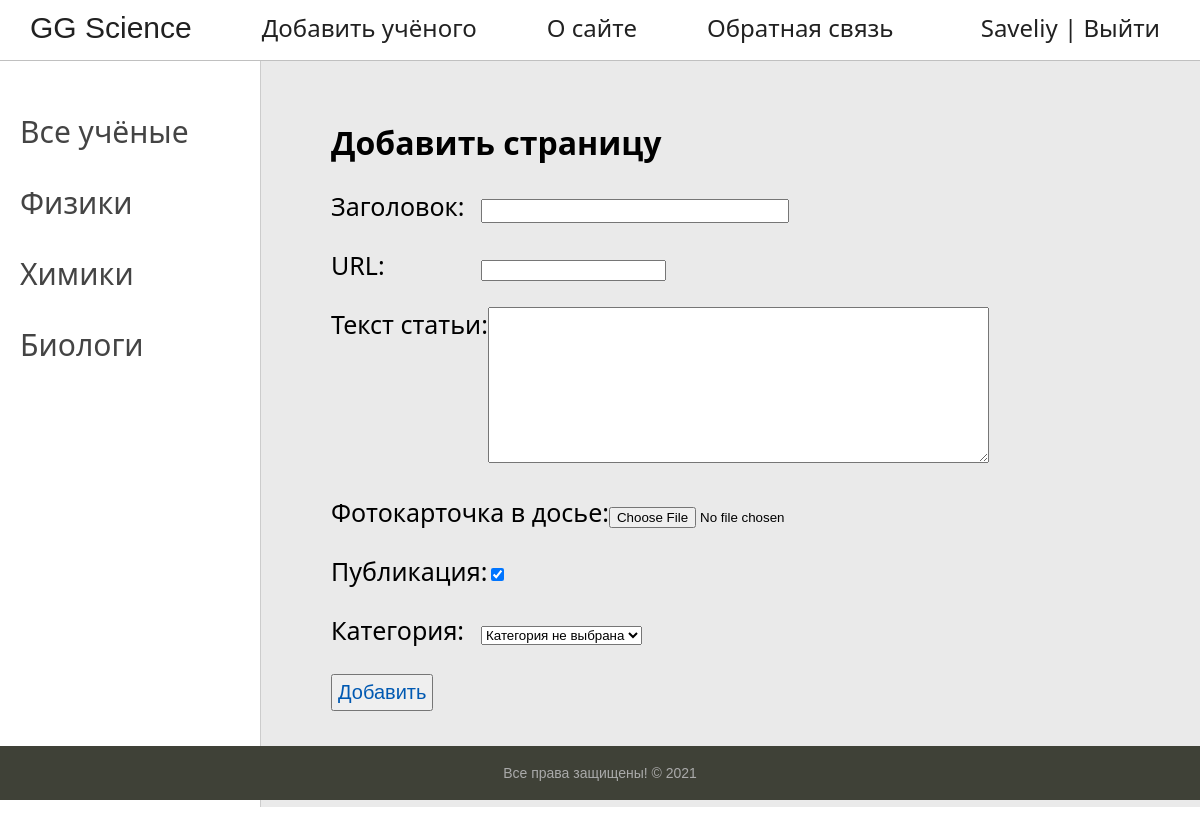
Screenshot of /addpage/ (signed in) with the database file from the repository.
### Scientists/models.py (models this page shows)
class Category(models.Model):
    name = models.CharField(max_length=255, db_index=True, verbose_name='Название категории')
    slug = models.SlugField(max_length=255, unique=True, db_index=True, verbose_name='URL')
    class Meta:
        verbose_name = 'Категория'
        verbose_name_plural = 'Категории'
    def __str__(self):
        return self.name
    def get_absolute_url(self):
        return reverse('category', kwargs={'slug_name': self.slug})

### Scientists/views.py (the view)
# urls.py: path('addpage/', Addpage.as_view(), name='addpage'),
class Addpage(LoginRequiredMixin, Mixin, CreateView):
    login_url = reverse_lazy('login')
    form_class = AddPostForm
    success_url = reverse_lazy('home')
    template_name = 'Scientists/AddPage.html'
    def get_context_data(self, **kwargs):
        context = super().get_context_data(**kwargs)
        common_context = self.get_user_context(title='Добавить страницу', selected=-1)
        return {**context, **common_context}

### Scientists/forms.py
class AddPostForm(forms.ModelForm):
    def __init__(self, *args, **kwargs):
        super().__init__(*args, **kwargs)
        self.fields['cat'].empty_label = 'Категория не выбрана'
    class Meta:
        model = Scientists
        fields = ['title', 'slug', 'content', 'photo', 'is_published', 'cat']
        widgets = {
            'title': forms.TextInput(attrs={'class': 'form-input'}),
            'content': forms.Textarea(attrs={'cols': 60, 'rows': 10})
        }

### Scientists/templatetags/Scientists_tags.py (called while the page is built)
@register.inclusion_tag(takes_context=True, filename="Scientists/menu.html")
def menu(context):
    menu = [
            {'title': 'О сайте', 'url_name': 'about'},
            {'title': 'Обратная связь', 'url_name': 'contact'},
            ]
    context["menu"] = menu
    return context

### Scientists/utils.py (called while the page is built)
    def get_user_context(self, **kwargs):
        context = kwargs
        register = self.request.user.is_authenticated
        cats = Category.objects.all()
        context['cats'] = cats
        return context

### Scientists/templates/Scientists/AddPage.html
{% extends 'Scientists/base.html' %}
{% block content %}
{% include 'main/main_add.html' %}
{% endblock %}

### Scientists/templates/Scientists/base.html (shortened to what this page needs)
{% extends 'main/main_base.html' %}
{% load static %}
{% load Scientists_tags %}
{% block left-list %}
<td valign="top" class="left-chapters">
    <ul id="leftchapters">
        {% if selected == 0 %}
        <li class="selected">Все учёные</li>
        {% else %}
        <li><a href="{% url 'home' %}">Все учёные</a></li>
        {% endif %}
        {% for cat in cats %}
        {% if selected == cat.id %}
        <li class="selected">{{cat.name}}
        <li>
            {% else %}
        <li><a href="{{ cat.get_absolute_url }}">{{cat.name}}</a></li>
        {% endif %}
        {% endfor %}
    </ul>
</td>
{% endblock %}
{% block mainmenu %}
		<div class="header">
			<ul id="mainmenu" class="mainmenu">
        <li><a href="{% url 'home' %}" class="GG_Science">GG Science</a></li>
                <li><a href="{% url 'addpage' %}">Добавить учёного</a></li>
        {% menu %}
			</ul>
		</div>
{% endblock %}

### Scientists/templates/Scientists/menu.html
{% for m in menu %}
			<li><a href="{% url m.url_name %}">{{m.title}}</a></li>
{% endfor %}
	{% if user.is_authenticated %}
	<li class="last">{{user.username}} | <a href="{% url 'logout' %}">Выйти</a></li>
	{% else %}
	<li class="last"><a href="{% url 'login' %}">Войти</a> | <a href="{% url 'register' %}">Регистрация</a></li>
	{% endif %}

### Scientists/static/Scientists/css/styles.css (style rules this page uses)
html, body { font-family: 'Arial'; margin: 0; padding: 0; height: 100%; width: 100%; color: #444; }
a { color: #0059b2; text-decoration: none; }
.header { background: #ffffff; height: 60px; border-bottom: silver solid 1px; }
ul.mainmenu { font-family: "Segoe UI"; font-size: 24px; list-style: none; margin: 0; padding: 0; height: 60px; color: #212121; overflow: hidden; position: relative; top: -7.5px; }
ul.mainmenu li { float: left; margin: 18px 40px 0 30px; }
ul.mainmenu li.last { float: right; }
ul.mainmenu li a { color: #212121; text-decoration: none; }
.left-chapters { margin: 0; background: #ffffff; border-right: 1px solid #ccc; min-height: 100%; }
.left-chapters ul { width: 230px; min-height: 100%; margin: 0; padding: 20px 10px 10px 20px; list-style: none; font-size: 20px; }
.left-chapters ul li { font-size: 30px; font-family: "Segoe UI"; margin: 30px 0 0 0; color: #999; }
.left-chapters ul li a { color: #444; text-decoration: none; }
.form-input { width: 300px; font-size: 16px; }
.GG_Science { font-family: Sans-serif; font-size: 30px; position: relative; }

### rows the page displays
Category: name "Физики"
Category: name "Химики"
Category: name "Биологи"

### other values shown
{{ m.title }} "О сайте" "Обратная связь"
{{ user.username }} "Saveliy"
{{ title }} "Добавить страницу"
{{ f.label }} "Заголовок" "URL" "Текст статьи" "Фотокарточка в досье" "Публикация" "Категория"
